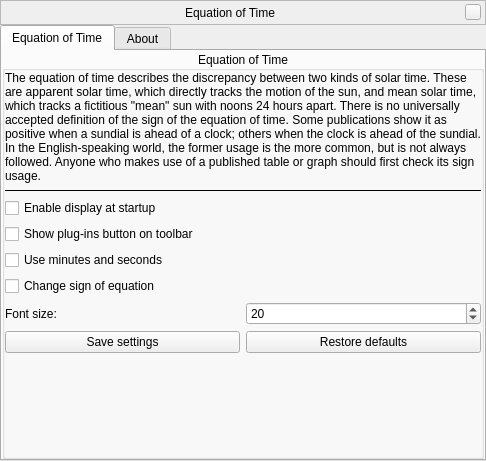
<?xml version="1.0" encoding="UTF-8"?>
<ui version="4.0">
 <class>equationOfTimeWindowForm</class>
 <widget class="QWidget" name="equationOfTimeWindowForm">
  <property name="geometry">
   <rect>
    <x>0</x>
    <y>0</y>
    <width>486</width>
    <height>461</height>
   </rect>
  </property>
  <layout class="QVBoxLayout" name="verticalLayout">
   <property name="spacing">
    <number>0</number>
   </property>
   <property name="leftMargin">
    <number>0</number>
   </property>
   <property name="topMargin">
    <number>0</number>
   </property>
   <property name="rightMargin">
    <number>0</number>
   </property>
   <property name="bottomMargin">
    <number>0</number>
   </property>
   <item>
    <widget class="BarFrame" name="TitleBar">
     <property name="sizePolicy">
      <sizepolicy hsizetype="Expanding" vsizetype="Minimum">
       <horstretch>0</horstretch>
       <verstretch>0</verstretch>
      </sizepolicy>
     </property>
     <property name="minimumSize">
      <size>
       <width>0</width>
       <height>25</height>
      </size>
     </property>
     <property name="maximumSize">
      <size>
       <width>16777215</width>
       <height>30</height>
      </size>
     </property>
     <property name="focusPolicy">
      <enum>Qt::NoFocus</enum>
     </property>
     <property name="autoFillBackground">
      <bool>false</bool>
     </property>
     <property name="frameShape">
      <enum>QFrame::StyledPanel</enum>
     </property>
     <layout class="QHBoxLayout">
      <property name="spacing">
       <number>6</number>
      </property>
      <property name="leftMargin">
       <number>0</number>
      </property>
      <property name="topMargin">
       <number>0</number>
      </property>
      <property name="rightMargin">
       <number>4</number>
      </property>
      <property name="bottomMargin">
       <number>0</number>
      </property>
      <item>
       <spacer name="leftSpacer">
        <property name="orientation">
         <enum>Qt::Horizontal</enum>
        </property>
        <property name="sizeHint" stdset="0">
         <size>
          <width>40</width>
          <height>20</height>
         </size>
        </property>
       </spacer>
      </item>
      <item>
       <widget class="QLabel" name="stelWindowTitle">
        <property name="text">
         <string>Equation of Time</string>
        </property>
       </widget>
      </item>
      <item>
       <spacer name="rightSpacer">
        <property name="orientation">
         <enum>Qt::Horizontal</enum>
        </property>
        <property name="sizeHint" stdset="0">
         <size>
          <width>40</width>
          <height>20</height>
         </size>
        </property>
       </spacer>
      </item>
      <item>
       <widget class="QPushButton" name="closeStelWindow">
        <property name="minimumSize">
         <size>
          <width>16</width>
          <height>16</height>
         </size>
        </property>
        <property name="maximumSize">
         <size>
          <width>16</width>
          <height>16</height>
         </size>
        </property>
        <property name="focusPolicy">
         <enum>Qt::NoFocus</enum>
        </property>
        <property name="text">
         <string/>
        </property>
       </widget>
      </item>
     </layout>
    </widget>
   </item>
   <item>
    <widget class="QTabWidget" name="tabWidget">
     <property name="currentIndex">
      <number>0</number>
     </property>
     <widget class="QWidget" name="tabEquationOfTime">
      <attribute name="title">
       <string>Equation of Time</string>
      </attribute>
      <layout class="QVBoxLayout" name="verticalLayoutTimeZone">
       <property name="spacing">
        <number>0</number>
       </property>
       <property name="leftMargin">
        <number>0</number>
       </property>
       <property name="topMargin">
        <number>0</number>
       </property>
       <property name="rightMargin">
        <number>0</number>
       </property>
       <property name="bottomMargin">
        <number>0</number>
       </property>
       <item>
        <widget class="QGroupBox" name="groupBoxEOT">
         <property name="minimumSize">
          <size>
           <width>0</width>
           <height>400</height>
          </size>
         </property>
         <property name="title">
          <string>Equation of Time</string>
         </property>
         <property name="alignment">
          <set>Qt::AlignCenter</set>
         </property>
         <layout class="QVBoxLayout" name="verticalLayout_2">
          <property name="leftMargin">
           <number>0</number>
          </property>
          <property name="topMargin">
           <number>0</number>
          </property>
          <property name="rightMargin">
           <number>0</number>
          </property>
          <property name="bottomMargin">
           <number>0</number>
          </property>
          <item>
           <widget class="QLabel" name="labelEOTDescription">
            <property name="text">
             <string>The equation of time describes the discrepancy between two kinds of solar time. These are apparent solar time, which directly tracks the motion of the sun, and mean solar time, which tracks a fictitious &quot;mean&quot; sun with noons 24 hours apart. There is no universally accepted definition of the sign of the equation of time. Some publications show it as positive when a sundial is ahead of a clock; others when the clock is ahead of the sundial. In the English-speaking world, the former usage is the more common, but is not always followed. Anyone who makes use of a published table or graph should first check its sign usage.</string>
            </property>
            <property name="wordWrap">
             <bool>true</bool>
            </property>
           </widget>
          </item>
          <item>
           <widget class="Line" name="line">
            <property name="baseSize">
             <size>
              <width>0</width>
              <height>1</height>
             </size>
            </property>
            <property name="frameShadow">
             <enum>QFrame::Plain</enum>
            </property>
            <property name="lineWidth">
             <number>1</number>
            </property>
            <property name="midLineWidth">
             <number>1</number>
            </property>
            <property name="orientation">
             <enum>Qt::Horizontal</enum>
            </property>
           </widget>
          </item>
          <item>
           <widget class="QCheckBox" name="checkBoxEnableAtStartup">
            <property name="text">
             <string>Enable display at startup</string>
            </property>
           </widget>
          </item>
          <item>
           <widget class="QCheckBox" name="checkBoxShowButton">
            <property name="text">
             <string>Show plug-ins button on toolbar</string>
            </property>
           </widget>
          </item>
          <item>
           <widget class="QCheckBox" name="checkBoxMsFormat">
            <property name="text">
             <string>Use minutes and seconds</string>
            </property>
           </widget>
          </item>
          <item>
           <widget class="QCheckBox" name="checkBoxInvertedValue">
            <property name="text">
             <string>Change sign of equation</string>
            </property>
           </widget>
          </item>
          <item>
           <layout class="QHBoxLayout" name="horizontalLayout">
            <item>
             <widget class="QLabel" name="labelFontSize">
              <property name="text">
               <string>Font size:</string>
              </property>
             </widget>
            </item>
            <item>
             <widget class="QSpinBox" name="spinBoxFontSize">
              <property name="minimum">
               <number>10</number>
              </property>
              <property name="maximum">
               <number>50</number>
              </property>
              <property name="value">
               <number>20</number>
              </property>
             </widget>
            </item>
           </layout>
          </item>
          <item>
           <layout class="QHBoxLayout" name="horizontalLayout_2">
            <item>
             <widget class="QPushButton" name="pushButtonSave">
              <property name="text">
               <string>Save settings</string>
              </property>
             </widget>
            </item>
            <item>
             <widget class="QPushButton" name="pushButtonReset">
              <property name="text">
               <string>Restore defaults</string>
              </property>
             </widget>
            </item>
           </layout>
          </item>
          <item>
           <spacer name="verticalSpacerTimeZone">
            <property name="orientation">
             <enum>Qt::Vertical</enum>
            </property>
            <property name="sizeHint" stdset="0">
             <size>
              <width>0</width>
              <height>0</height>
             </size>
            </property>
           </spacer>
          </item>
         </layout>
        </widget>
       </item>
      </layout>
     </widget>
     <widget class="QWidget" name="tabAbout">
      <attribute name="title">
       <string comment="tab in plugin windows">About</string>
      </attribute>
      <layout class="QVBoxLayout" name="verticalLayout_3">
       <item>
        <widget class="QLabel" name="labelTitle">
         <property name="styleSheet">
          <string notr="true">QLabel {
	font: bold 18pt ;
}</string>
         </property>
         <property name="text">
          <string notr="true">Equation of Time plug-in</string>
         </property>
        </widget>
       </item>
       <item>
        <widget class="QLabel" name="labelVersion">
         <property name="text">
          <string notr="true">Version %1</string>
         </property>
        </widget>
       </item>
       <item>
        <widget class="QLabel" name="labelCopyright">
         <property name="text">
          <string notr="true">Copyright &amp;copy; 2014 Alexander Wolf</string>
         </property>
         <property name="textFormat">
          <enum>Qt::RichText</enum>
         </property>
        </widget>
       </item>
       <item>
        <widget class="QLabel" name="labelLicense">
         <property name="sizePolicy">
          <sizepolicy hsizetype="Preferred" vsizetype="Expanding">
           <horstretch>0</horstretch>
           <verstretch>0</verstretch>
          </sizepolicy>
         </property>
         <property name="text">
          <string notr="true">This program is free software; you can redistribute it and/or modify it under the terms of the GNU General Public License as published by the Free Software Foundation; either version 2 of the License, or (at your option) any later version.

This program is distributed in the hope that it will be useful, but WITHOUT ANY WARRANTY; without even the implied warranty of MERCHANTABILITY or FITNESS FOR A PARTICULAR PURPOSE.  See the GNU General Public License for more details.

You should have received a copy of the GNU General Public License along with this program. If not, see http://www.gnu.org/licenses/.</string>
         </property>
         <property name="alignment">
          <set>Qt::AlignLeading|Qt::AlignLeft|Qt::AlignTop</set>
         </property>
         <property name="wordWrap">
          <bool>true</bool>
         </property>
         <property name="textInteractionFlags">
          <set>Qt::LinksAccessibleByMouse|Qt::TextSelectableByMouse</set>
         </property>
        </widget>
       </item>
      </layout>
     </widget>
    </widget>
   </item>
  </layout>
 </widget>
 <customwidgets>
  <customwidget>
   <class>BarFrame</class>
   <extends>QFrame</extends>
   <header>Dialog.hpp</header>
   <container>1</container>
  </customwidget>
 </customwidgets>
 <tabstops>
  <tabstop>tabWidget</tabstop>
 </tabstops>
 <resources/>
 <connections/>
</ui>
